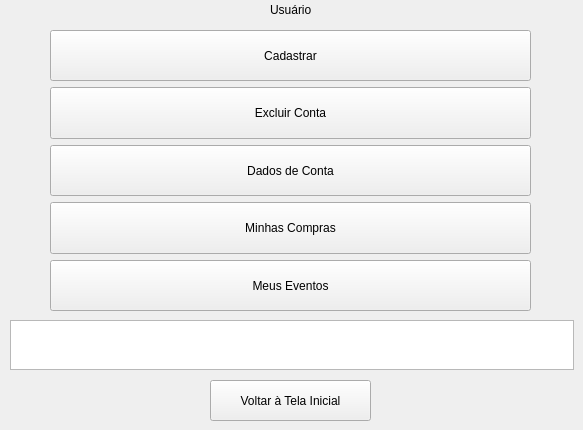
   <widget class="QWidget" name="usuario">
    <widget class="QLabel" name="label">
     <property name="geometry">
      <rect>
       <x>270</x>
       <y>0</y>
       <width>61</width>
       <height>20</height>
      </rect>
     </property>
     <property name="sizePolicy">
      <sizepolicy hsizetype="Preferred" vsizetype="Maximum">
       <horstretch>0</horstretch>
       <verstretch>0</verstretch>
      </sizepolicy>
     </property>
     <property name="font">
      <font>
       <weight>50</weight>
       <italic>false</italic>
       <bold>false</bold>
      </font>
     </property>
     <property name="text">
      <string>Usuário</string>
     </property>
    </widget>
    <widget class="QTextBrowser" name="infobox_usuario">
     <property name="geometry">
      <rect>
       <x>10</x>
       <y>320</y>
       <width>564</width>
       <height>50</height>
      </rect>
     </property>
     <property name="sizePolicy">
      <sizepolicy hsizetype="Expanding" vsizetype="Ignored">
       <horstretch>0</horstretch>
       <verstretch>0</verstretch>
      </sizepolicy>
     </property>
    </widget>
    <widget class="QPushButton" name="Voltar">
     <property name="geometry">
      <rect>
       <x>210</x>
       <y>380</y>
       <width>161</width>
       <height>41</height>
      </rect>
     </property>
     <property name="sizePolicy">
      <sizepolicy hsizetype="Maximum" vsizetype="Fixed">
       <horstretch>0</horstretch>
       <verstretch>0</verstretch>
      </sizepolicy>
     </property>
     <property name="baseSize">
      <size>
       <width>500</width>
       <height>0</height>
      </size>
     </property>
     <property name="text">
      <string>Voltar à Tela Inicial</string>
     </property>
    </widget>
    <widget class="QWidget" name="layoutWidget">
     <property name="geometry">
      <rect>
       <x>10</x>
       <y>30</y>
       <width>561</width>
       <height>281</height>
      </rect>
     </property>
     <layout class="QVBoxLayout" name="verticalLayout_2">
      <item>
       <layout class="QHBoxLayout" name="horizontalLayout">
        <item>
         <spacer name="horizontalSpacer_2">
          <property name="orientation">
           <enum>Qt::Horizontal</enum>
          </property>
          <property name="sizeType">
           <enum>QSizePolicy::Ignored</enum>
          </property>
          <property name="sizeHint" stdset="0">
           <size>
            <width>40</width>
            <height>20</height>
           </size>
          </property>
         </spacer>
        </item>
        <item>
         <widget class="QPushButton" name="Cadastrar">
          <property name="sizePolicy">
           <sizepolicy hsizetype="Preferred" vsizetype="Preferred">
            <horstretch>0</horstretch>
            <verstretch>0</verstretch>
           </sizepolicy>
          </property>
          <property name="baseSize">
           <size>
            <width>500</width>
            <height>0</height>
           </size>
          </property>
          <property name="text">
           <string>Cadastrar</string>
          </property>
         </widget>
        </item>
        <item>
         <spacer name="horizontalSpacer">
          <property name="orientation">
           <enum>Qt::Horizontal</enum>
          </property>
          <property name="sizeType">
           <enum>QSizePolicy::Ignored</enum>
          </property>
          <property name="sizeHint" stdset="0">
           <size>
            <width>40</width>
            <height>20</height>
           </size>
          </property>
         </spacer>
        </item>
       </layout>
      </item>
      <item>
       <layout class="QHBoxLayout" name="horizontalLayout_2">
        <item>
         <spacer name="horizontalSpacer_3">
          <property name="orientation">
           <enum>Qt::Horizontal</enum>
          </property>
          <property name="sizeType">
           <enum>QSizePolicy::Ignored</enum>
          </property>
          <property name="sizeHint" stdset="0">
           <size>
            <width>40</width>
            <height>20</height>
           </size>
          </property>
         </spacer>
        </item>
        <item>
         <widget class="QPushButton" name="Excluir">
          <property name="sizePolicy">
           <sizepolicy hsizetype="Preferred" vsizetype="Preferred">
            <horstretch>0</horstretch>
            <verstretch>0</verstretch>
           </sizepolicy>
          </property>
          <property name="baseSize">
           <size>
            <width>500</width>
            <height>0</height>
           </size>
          </property>
          <property name="text">
           <string>Excluir Conta</string>
          </property>
         </widget>
        </item>
        <item>
         <spacer name="horizontalSpacer_10">
          <property name="orientation">
           <enum>Qt::Horizontal</enum>
          </property>
          <property name="sizeType">
           <enum>QSizePolicy::Ignored</enum>
          </property>
          <property name="sizeHint" stdset="0">
           <size>
            <width>40</width>
            <height>20</height>
           </size>
          </property>
         </spacer>
        </item>
       </layout>
      </item>
      <item>
       <layout class="QHBoxLayout" name="horizontalLayout_3">
        <item>
         <spacer name="horizontalSpacer_4">
          <property name="orientation">
           <enum>Qt::Horizontal</enum>
          </property>
          <property name="sizeType">
           <enum>QSizePolicy::Ignored</enum>
          </property>
          <property name="sizeHint" stdset="0">
           <size>
            <width>40</width>
            <height>20</height>
           </size>
          </property>
         </spacer>
        </item>
        <item>
         <widget class="QPushButton" name="Dados">
          <property name="sizePolicy">
           <sizepolicy hsizetype="Preferred" vsizetype="Preferred">
            <horstretch>0</horstretch>
            <verstretch>0</verstretch>
           </sizepolicy>
          </property>
          <property name="baseSize">
           <size>
            <width>500</width>
            <height>0</height>
           </size>
          </property>
          <property name="text">
           <string>Dados de Conta</string>
          </property>
         </widget>
        </item>
        <item>
         <spacer name="horizontalSpacer_11">
          <property name="orientation">
           <enum>Qt::Horizontal</enum>
          </property>
          <property name="sizeType">
           <enum>QSizePolicy::Ignored</enum>
          </property>
          <property name="sizeHint" stdset="0">
           <size>
            <width>40</width>
            <height>20</height>
           </size>
          </property>
         </spacer>
        </item>
       </layout>
      </item>
      <item>
       <layout class="QHBoxLayout" name="horizontalLayout_4">
        <item>
         <spacer name="horizontalSpacer_5">
          <property name="orientation">
           <enum>Qt::Horizontal</enum>
          </property>
          <property name="sizeType">
           <enum>QSizePolicy::Ignored</enum>
          </property>
          <property name="sizeHint" stdset="0">
           <size>
            <width>40</width>
            <height>20</height>
           </size>
          </property>
         </spacer>
        </item>
        <item>
         <widget class="QPushButton" name="Compras">
          <property name="sizePolicy">
           <sizepolicy hsizetype="Preferred" vsizetype="Preferred">
            <horstretch>0</horstretch>
            <verstretch>0</verstretch>
           </sizepolicy>
          </property>
          <property name="baseSize">
           <size>
            <width>500</width>
            <height>0</height>
           </size>
          </property>
          <property name="text">
           <string>Minhas Compras</string>
          </property>
         </widget>
        </item>
        <item>
         <spacer name="horizontalSpacer_9">
          <property name="orientation">
           <enum>Qt::Horizontal</enum>
          </property>
          <property name="sizeType">
           <enum>QSizePolicy::Ignored</enum>
          </property>
          <property name="sizeHint" stdset="0">
           <size>
            <width>40</width>
            <height>20</height>
           </size>
          </property>
         </spacer>
        </item>
       </layout>
      </item>
      <item>
       <layout class="QHBoxLayout" name="horizontalLayout_5">
        <item>
         <spacer name="horizontalSpacer_6">
          <property name="orientation">
           <enum>Qt::Horizontal</enum>
          </property>
          <property name="sizeType">
           <enum>QSizePolicy::Ignored</enum>
          </property>
          <property name="sizeHint" stdset="0">
           <size>
            <width>40</width>
            <height>20</height>
           </size>
          </property>
         </spacer>
        </item>
        <item>
         <widget class="QPushButton" name="Eventos">
          <property name="sizePolicy">
           <sizepolicy hsizetype="Preferred" vsizetype="Preferred">
            <horstretch>0</horstretch>
            <verstretch>0</verstretch>
           </sizepolicy>
          </property>
          <property name="baseSize">
           <size>
            <width>500</width>
            <height>0</height>
           </size>
          </property>
          <property name="text">
           <string>Meus Eventos</string>
          </property>
         </widget>
        </item>
        <item>
         <spacer name="horizontalSpacer_8">
          <property name="orientation">
           <enum>Qt::Horizontal</enum>
          </property>
          <property name="sizeType">
           <enum>QSizePolicy::Ignored</enum>
          </property>
          <property name="sizeHint" stdset="0">
           <size>
            <width>40</width>
            <height>20</height>
           </size>
          </property>
         </spacer>
        </item>
       </layout>
      </item>
     </layout>
    </widget>
   </widget>
